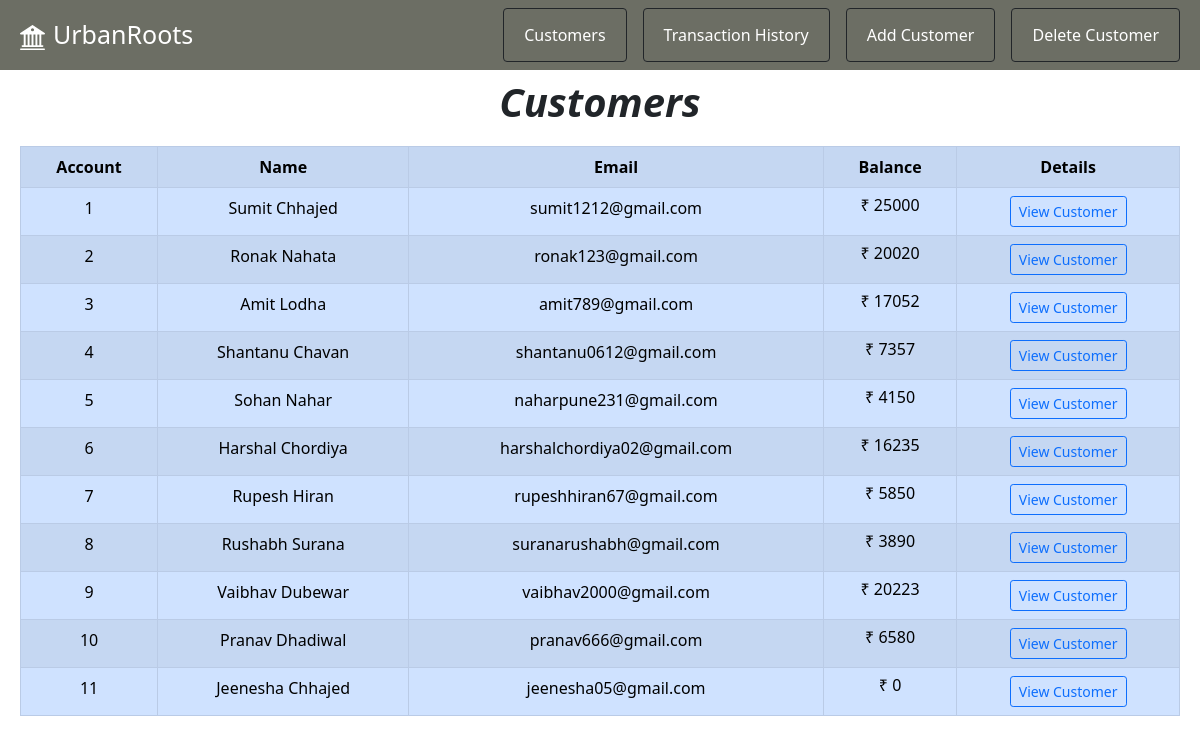
The page /customers on the database as committed earlier.
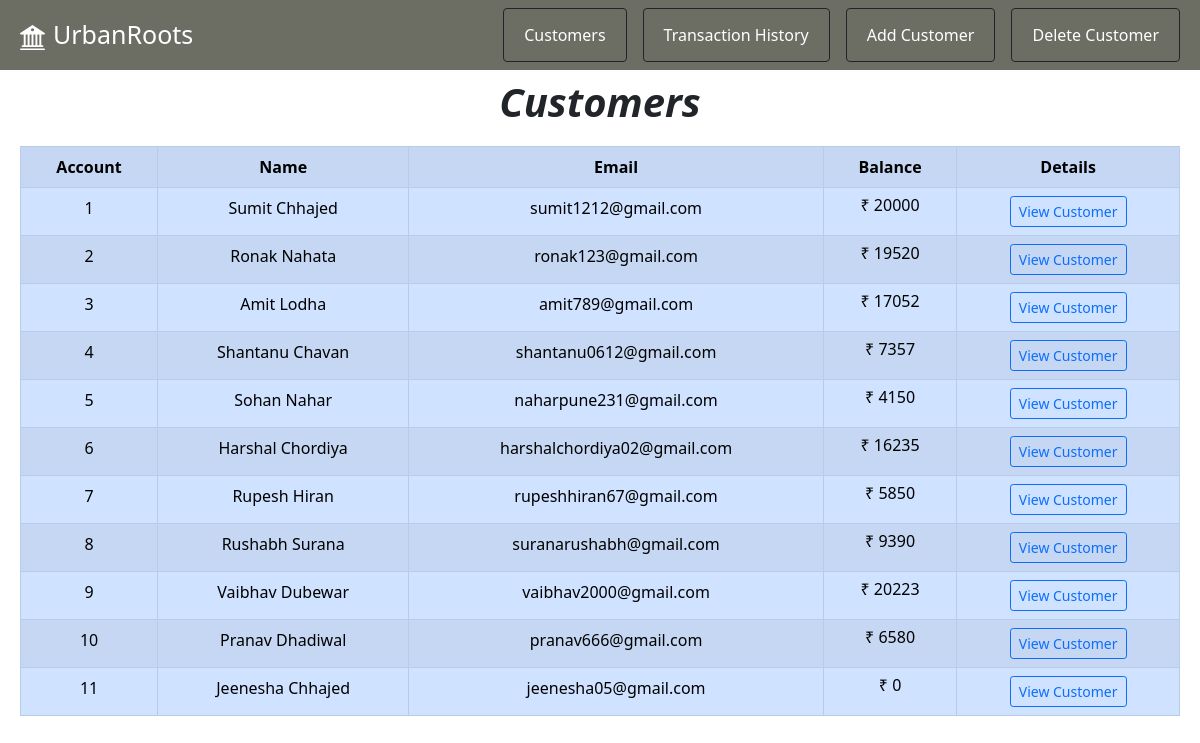
The same page on the database as committed later.
### bank_app/models.py (models this page shows)
class Customer(models.Model):
    id=models.AutoField(primary_key=True)
    name=models.CharField(max_length=100)
    email=models.EmailField(max_length=100)
    balance=models.IntegerField()

### bank_app/views.py (the view)
# urls.py: path('customers',views.customers,name="customers"),
def customers(request):
    if request.method == 'GET':
        cust=Customer.objects.all()
        return render(request,'customer.html',{'custs':cust})

### templates/customer.html (shortened to what this page needs)
{% extends 'base.html' %}
{% block content %}
<h1 class="my-2" style="text-align: center;"><b><i>Customers</i></b></h1>
<div style="margin: 20px; overflow-x: auto;">
    <table class="table table-primary table-bordered table-hover table-striped">
        <tr style="text-align: center;">
            <th>Account</th>
            <th>Name</th>
            <th>Email</th>
            <th>Balance</th>
            <th>Details</th>
        </tr>
        {% for i in custs %}
        <tr style="text-align: center;">
            <td>{{ i.id }}</td>
            <td>{{ i.name }}</td>
            <td>{{ i.email }}</td>
            <td>
                <h6>&#8377 {{i.balance}}</h6>
            </td>
            <td><a href="/custinfo/{{ i.id }}"><button type="button" class="btn btn-outline-primary btn-sm">View
                        Customer</button></a></td>
        </tr>
        {% endfor %}
    </table>
</div>
{% endblock content %}

Rows that differ between the two databases and show on the page:
changed Customer "Sumit Chhajed": balance "25000" → "20000"
changed Customer "Ronak Nahata": balance "20020" → "19520"
changed Customer "Rushabh Surana": balance "3890" → "9390"
